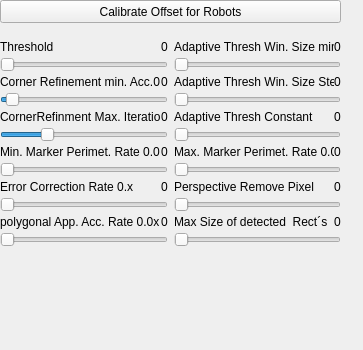
          <widget class="QWidget" name="scrollAreaWidgetContents">
           <property name="geometry">
            <rect>
             <x>0</x>
             <y>0</y>
             <width>363</width>
             <height>350</height>
            </rect>
           </property>
           <property name="minimumSize">
            <size>
             <width>363</width>
             <height>350</height>
            </size>
           </property>
           <property name="maximumSize">
            <size>
             <width>363</width>
             <height>500</height>
            </size>
           </property>
           <widget class="QPushButton" name="pushButtonCalibrateOffset">
            <property name="geometry">
             <rect>
              <x>0</x>
              <y>0</y>
              <width>341</width>
              <height>23</height>
             </rect>
            </property>
            <property name="text">
             <string>Calibrate Offset for Robots</string>
            </property>
           </widget>
           <widget class="QWidget" name="horizontalLayoutWidget">
            <property name="geometry">
             <rect>
              <x>0</x>
              <y>30</y>
              <width>341</width>
              <height>261</height>
             </rect>
            </property>
            <layout class="QHBoxLayout" name="horizontalLayout_2">
             <property name="spacing">
              <number>6</number>
             </property>
             <item>
              <layout class="QVBoxLayout" name="verticalLayout_11">
               <property name="spacing">
                <number>3</number>
               </property>
               <item>
                <spacer name="verticalSpacer_4">
                 <property name="orientation">
                  <enum>Qt::Vertical</enum>
                 </property>
                 <property name="sizeType">
                  <enum>QSizePolicy::Maximum</enum>
                 </property>
                 <property name="sizeHint" stdset="0">
                  <size>
                   <width>3</width>
                   <height>10</height>
                  </size>
                 </property>
                </spacer>
               </item>
               <item>
                <layout class="QHBoxLayout" name="horizontalLayout_30">
                 <item>
                  <widget class="QLabel" name="labelBigNone_5">
                   <property name="sizePolicy">
                    <sizepolicy hsizetype="Fixed" vsizetype="Fixed">
                     <horstretch>0</horstretch>
                     <verstretch>0</verstretch>
                    </sizepolicy>
                   </property>
                   <property name="minimumSize">
                    <size>
                     <width>160</width>
                     <height>0</height>
                    </size>
                   </property>
                   <property name="text">
                    <string>Threshold </string>
                   </property>
                  </widget>
                 </item>
                 <item>
                  <widget class="QLabel" name="value_threshold">
                   <property name="sizePolicy">
                    <sizepolicy hsizetype="Preferred" vsizetype="Fixed">
                     <horstretch>0</horstretch>
                     <verstretch>0</verstretch>
                    </sizepolicy>
                   </property>
                   <property name="toolTip">
                    <string>millimeters</string>
                   </property>
                   <property name="text">
                    <string>0</string>
                   </property>
                  </widget>
                 </item>
                </layout>
               </item>
               <item>
                <widget class="QSlider" name="slider_threshold">
                 <property name="minimum">
                  <number>5</number>
                 </property>
                 <property name="maximum">
                  <number>255</number>
                 </property>
                 <property name="orientation">
                  <enum>Qt::Horizontal</enum>
                 </property>
                </widget>
               </item>
               <item>
                <layout class="QHBoxLayout" name="horizontalLayout">
                 <item>
                  <widget class="QLabel" name="labelBigNone_6">
                   <property name="sizePolicy">
                    <sizepolicy hsizetype="Fixed" vsizetype="Fixed">
                     <horstretch>0</horstretch>
                     <verstretch>0</verstretch>
                    </sizepolicy>
                   </property>
                   <property name="minimumSize">
                    <size>
                     <width>160</width>
                     <height>0</height>
                    </size>
                   </property>
                   <property name="text">
                    <string>Corner Refinement min. Acc.0.x</string>
                   </property>
                  </widget>
                 </item>
                 <item>
                  <widget class="QLabel" name="value_cornerRefinementMinAccuracy">
                   <property name="sizePolicy">
                    <sizepolicy hsizetype="Preferred" vsizetype="Fixed">
                     <horstretch>0</horstretch>
                     <verstretch>0</verstretch>
                    </sizepolicy>
                   </property>
                   <property name="toolTip">
                    <string>millimeters</string>
                   </property>
                   <property name="text">
                    <string>0</string>
                   </property>
                  </widget>
                 </item>
                </layout>
               </item>
               <item>
                <widget class="QSlider" name="slider_cornerRefinementMinAccuracy">
                 <property name="sizePolicy">
                  <sizepolicy hsizetype="Preferred" vsizetype="Fixed">
                   <horstretch>0</horstretch>
                   <verstretch>0</verstretch>
                  </sizepolicy>
                 </property>
                 <property name="minimumSize">
                  <size>
                   <width>0</width>
                   <height>0</height>
                  </size>
                 </property>
                 <property name="toolTip">
                  <string>maximum radius for largest circles</string>
                 </property>
                 <property name="minimum">
                  <number>10</number>
                 </property>
                 <property name="maximum">
                  <number>1000</number>
                 </property>
                 <property name="value">
                  <number>40</number>
                 </property>
                 <property name="orientation">
                  <enum>Qt::Horizontal</enum>
                 </property>
                </widget>
               </item>
               <item>
                <layout class="QHBoxLayout" name="horizontalLayout_31">
                 <item>
                  <widget class="QLabel" name="labelMaxMiddle_5">
                   <property name="sizePolicy">
                    <sizepolicy hsizetype="Fixed" vsizetype="Fixed">
                     <horstretch>0</horstretch>
                     <verstretch>0</verstretch>
                    </sizepolicy>
                   </property>
                   <property name="minimumSize">
                    <size>
                     <width>160</width>
                     <height>0</height>
                    </size>
                   </property>
                   <property name="text">
                    <string>CornerRefinment Max. Iteration</string>
                   </property>
                  </widget>
                 </item>
                 <item>
                  <widget class="QLabel" name="labelMaxMiddleValue_5">
                   <property name="text">
                    <string>0</string>
                   </property>
                  </widget>
                 </item>
                </layout>
               </item>
               <item>
                <widget class="QSlider" name="slider_cornerRefinementMaxIterations">
                 <property name="sizePolicy">
                  <sizepolicy hsizetype="Preferred" vsizetype="Fixed">
                   <horstretch>0</horstretch>
                   <verstretch>0</verstretch>
                  </sizepolicy>
                 </property>
                 <property name="minimumSize">
                  <size>
                   <width>0</width>
                   <height>0</height>
                  </size>
                 </property>
                 <property name="toolTip">
                  <string>a circle closer to another circle than this value is ignored</string>
                 </property>
                 <property name="minimum">
                  <number>1</number>
                 </property>
                 <property name="maximum">
                  <number>150</number>
                 </property>
                 <property name="singleStep">
                  <number>0</number>
                 </property>
                 <property name="value">
                  <number>40</number>
                 </property>
                 <property name="orientation">
                  <enum>Qt::Horizontal</enum>
                 </property>
                </widget>
               </item>
               <item>
                <layout class="QHBoxLayout" name="horizontalLayout_34">
                 <item>
                  <widget class="QLabel" name="labelMaxMiddle_8">
                   <property name="sizePolicy">
                    <sizepolicy hsizetype="Fixed" vsizetype="Fixed">
                     <horstretch>0</horstretch>
                     <verstretch>0</verstretch>
                    </sizepolicy>
                   </property>
                   <property name="minimumSize">
                    <size>
                     <width>160</width>
                     <height>0</height>
                    </size>
                   </property>
                   <property name="text">
                    <string>Min. Marker Perimet. Rate 0.0x</string>
                   </property>
                  </widget>
                 </item>
                 <item>
                  <widget class="QLabel" name="value_minMarkerPerimeterRate">
                   <property name="text">
                    <string>0</string>
                   </property>
                  </widget>
                 </item>
                </layout>
               </item>
               <item>
                <widget class="QSlider" name="slider_minMarkerPerimeterRate">
                 <property name="minimum">
                  <number>1</number>
                 </property>
                 <property name="orientation">
                  <enum>Qt::Horizontal</enum>
                 </property>
                </widget>
               </item>
               <item>
                <layout class="QHBoxLayout" name="horizontalLayout_35">
                 <item>
                  <widget class="QLabel" name="labelMaxMiddle_9">
                   <property name="sizePolicy">
                    <sizepolicy hsizetype="Fixed" vsizetype="Fixed">
                     <horstretch>0</horstretch>
                     <verstretch>0</verstretch>
                    </sizepolicy>
                   </property>
                   <property name="minimumSize">
                    <size>
                     <width>160</width>
                     <height>0</height>
                    </size>
                   </property>
                   <property name="text">
                    <string>Error Correction Rate 0.x</string>
                   </property>
                  </widget>
                 </item>
                 <item>
                  <widget class="QLabel" name="value_errorCorrectionRate">
                   <property name="text">
                    <string>0</string>
                   </property>
                  </widget>
                 </item>
                </layout>
               </item>
               <item>
                <widget class="QSlider" name="slider_errorCorrectionRate">
                 <property name="minimum">
                  <number>10</number>
                 </property>
                 <property name="maximum">
                  <number>1000</number>
                 </property>
                 <property name="orientation">
                  <enum>Qt::Horizontal</enum>
                 </property>
                </widget>
               </item>
               <item>
                <layout class="QHBoxLayout" name="horizontalLayout_36">
                 <item>
                  <widget class="QLabel" name="labelMaxMiddle_10">
                   <property name="sizePolicy">
                    <sizepolicy hsizetype="Fixed" vsizetype="Fixed">
                     <horstretch>0</horstretch>
                     <verstretch>0</verstretch>
                    </sizepolicy>
                   </property>
                   <property name="minimumSize">
                    <size>
                     <width>160</width>
                     <height>0</height>
                    </size>
                   </property>
                   <property name="text">
                    <string>polygonal App. Acc. Rate 0.0x</string>
                   </property>
                  </widget>
                 </item>
                 <item>
                  <widget class="QLabel" name="value_polygonalApproxAccuracyRate">
                   <property name="text">
                    <string>0</string>
                   </property>
                  </widget>
                 </item>
                </layout>
               </item>
               <item>
                <widget class="QSlider" name="slider_polygonalApproxAccuracyRate">
                 <property name="minimum">
                  <number>1</number>
                 </property>
                 <property name="maximum">
                  <number>100</number>
                 </property>
                 <property name="orientation">
                  <enum>Qt::Horizontal</enum>
                 </property>
                </widget>
               </item>
               <item>
                <spacer name="verticalSpacer_5">
                 <property name="orientation">
                  <enum>Qt::Vertical</enum>
                 </property>
                 <property name="sizeType">
                  <enum>QSizePolicy::Expanding</enum>
                 </property>
                 <property name="sizeHint" stdset="0">
                  <size>
                   <width>10</width>
                   <height>10</height>
                  </size>
                 </property>
                </spacer>
               </item>
              </layout>
             </item>
             <item>
              <layout class="QVBoxLayout" name="verticalLayout_2">
               <property name="spacing">
                <number>3</number>
               </property>
               <item>
                <spacer name="verticalSpacer">
                 <property name="orientation">
                  <enum>Qt::Vertical</enum>
                 </property>
                 <property name="sizeType">
                  <enum>QSizePolicy::Maximum</enum>
                 </property>
                 <property name="sizeHint" stdset="0">
                  <size>
                   <width>3</width>
                   <height>10</height>
                  </size>
                 </property>
                </spacer>
               </item>
               <item>
                <layout class="QHBoxLayout" name="horizontalLayout_8">
                 <item>
                  <widget class="QLabel" name="labelMaxMiddle_20">
                   <property name="sizePolicy">
                    <sizepolicy hsizetype="Fixed" vsizetype="Fixed">
                     <horstretch>0</horstretch>
                     <verstretch>0</verstretch>
                    </sizepolicy>
                   </property>
                   <property name="minimumSize">
                    <size>
                     <width>160</width>
                     <height>0</height>
                    </size>
                   </property>
                   <property name="text">
                    <string>Adaptive Thresh Win. Size min.</string>
                   </property>
                  </widget>
                 </item>
                 <item>
                  <widget class="QLabel" name="value_adaptiveThreshWinSizeStepMin">
                   <property name="text">
                    <string>0</string>
                   </property>
                  </widget>
                 </item>
                </layout>
               </item>
               <item>
                <widget class="QSlider" name="slider_adaptiveThreshWinSizeMin">
                 <property name="minimum">
                  <number>4</number>
                 </property>
                 <property name="maximum">
                  <number>10</number>
                 </property>
                 <property name="orientation">
                  <enum>Qt::Horizontal</enum>
                 </property>
                </widget>
               </item>
               <item>
                <layout class="QHBoxLayout" name="horizontalLayout_37">
                 <item>
                  <widget class="QLabel" name="labelMaxMiddle_12">
                   <property name="sizePolicy">
                    <sizepolicy hsizetype="Fixed" vsizetype="Fixed">
                     <horstretch>0</horstretch>
                     <verstretch>0</verstretch>
                    </sizepolicy>
                   </property>
                   <property name="minimumSize">
                    <size>
                     <width>160</width>
                     <height>0</height>
                    </size>
                   </property>
                   <property name="text">
                    <string>Adaptive Thresh Win. Size Step</string>
                   </property>
                  </widget>
                 </item>
                 <item>
                  <widget class="QLabel" name="value_adaptiveThreshWinSizeStep">
                   <property name="text">
                    <string>0</string>
                   </property>
                  </widget>
                 </item>
                </layout>
               </item>
               <item>
                <widget class="QSlider" name="slider_adaptiveThreshWinSizeStep">
                 <property name="minimum">
                  <number>1</number>
                 </property>
                 <property name="orientation">
                  <enum>Qt::Horizontal</enum>
                 </property>
                </widget>
               </item>
               <item>
                <layout class="QHBoxLayout" name="horizontalLayout_38">
                 <item>
                  <widget class="QLabel" name="labelMaxMiddle_13">
                   <property name="sizePolicy">
                    <sizepolicy hsizetype="Fixed" vsizetype="Fixed">
                     <horstretch>0</horstretch>
                     <verstretch>0</verstretch>
                    </sizepolicy>
                   </property>
                   <property name="minimumSize">
                    <size>
                     <width>160</width>
                     <height>0</height>
                    </size>
                   </property>
                   <property name="text">
                    <string>Adaptive Thresh Constant</string>
                   </property>
                  </widget>
                 </item>
                 <item>
                  <widget class="QLabel" name="value_adaptiveThreshConstant">
                   <property name="text">
                    <string>0</string>
                   </property>
                  </widget>
                 </item>
                </layout>
               </item>
               <item>
                <widget class="QSlider" name="slider_adaptiveThreshConstant">
                 <property name="minimum">
                  <number>1</number>
                 </property>
                 <property name="orientation">
                  <enum>Qt::Horizontal</enum>
                 </property>
                </widget>
               </item>
               <item>
                <layout class="QHBoxLayout" name="horizontalLayout_40">
                 <item>
                  <widget class="QLabel" name="labelMaxMiddle_14">
                   <property name="sizePolicy">
                    <sizepolicy hsizetype="Fixed" vsizetype="Fixed">
                     <horstretch>0</horstretch>
                     <verstretch>0</verstretch>
                    </sizepolicy>
                   </property>
                   <property name="minimumSize">
                    <size>
                     <width>160</width>
                     <height>0</height>
                    </size>
                   </property>
                   <property name="text">
                    <string>Max. Marker Perimet. Rate 0.0</string>
                   </property>
                  </widget>
                 </item>
                 <item>
                  <widget class="QLabel" name="value_maxMarkerPerimeterRate">
                   <property name="text">
                    <string>0</string>
                   </property>
                  </widget>
                 </item>
                </layout>
               </item>
               <item>
                <widget class="QSlider" name="slider_maxMarkerPerimeterRate">
                 <property name="minimum">
                  <number>100</number>
                 </property>
                 <property name="maximum">
                  <number>999</number>
                 </property>
                 <property name="orientation">
                  <enum>Qt::Horizontal</enum>
                 </property>
                </widget>
               </item>
               <item>
                <layout class="QHBoxLayout" name="horizontalLayout_41">
                 <item>
                  <widget class="QLabel" name="labelMaxMiddle_15">
                   <property name="sizePolicy">
                    <sizepolicy hsizetype="Fixed" vsizetype="Fixed">
                     <horstretch>0</horstretch>
                     <verstretch>0</verstretch>
                    </sizepolicy>
                   </property>
                   <property name="minimumSize">
                    <size>
                     <width>160</width>
                     <height>0</height>
                    </size>
                   </property>
                   <property name="text">
                    <string>Perspective Remove Pixel</string>
                   </property>
                  </widget>
                 </item>
                 <item>
                  <widget class="QLabel" name="value_perspectiveRemovePixelPerCell">
                   <property name="text">
                    <string>0</string>
                   </property>
                  </widget>
                 </item>
                </layout>
               </item>
               <item>
                <widget class="QSlider" name="slider_perspectiveRemovePixelPerCell">
                 <property name="minimum">
                  <number>1</number>
                 </property>
                 <property name="orientation">
                  <enum>Qt::Horizontal</enum>
                 </property>
                </widget>
               </item>
               <item>
                <layout class="QHBoxLayout" name="horizontalLayout_42">
                 <item>
                  <widget class="QLabel" name="labelMaxMiddle_16">
                   <property name="sizePolicy">
                    <sizepolicy hsizetype="Fixed" vsizetype="Fixed">
                     <horstretch>0</horstretch>
                     <verstretch>0</verstretch>
                    </sizepolicy>
                   </property>
                   <property name="minimumSize">
                    <size>
                     <width>160</width>
                     <height>0</height>
                    </size>
                   </property>
                   <property name="text">
                    <string>Max Size of detected  Rect´s</string>
                   </property>
                  </widget>
                 </item>
                 <item>
                  <widget class="QLabel" name="value_MinSizeofRects">
                   <property name="text">
                    <string>0</string>
                   </property>
                  </widget>
                 </item>
                </layout>
               </item>
               <item>
                <widget class="QSlider" name="slider_MinSizeofRects">
                 <property name="minimum">
                  <number>4001</number>
                 </property>
                 <property name="maximum">
                  <number>10000</number>
                 </property>
                 <property name="orientation">
                  <enum>Qt::Horizontal</enum>
                 </property>
                </widget>
               </item>
               <item>
                <spacer name="verticalSpacer_6">
                 <property name="orientation">
                  <enum>Qt::Vertical</enum>
                 </property>
                 <property name="sizeType">
                  <enum>QSizePolicy::Expanding</enum>
                 </property>
                 <property name="sizeHint" stdset="0">
                  <size>
                   <width>10</width>
                   <height>10</height>
                  </size>
                 </property>
                </spacer>
               </item>
              </layout>
             </item>
            </layout>
           </widget>
          </widget>
